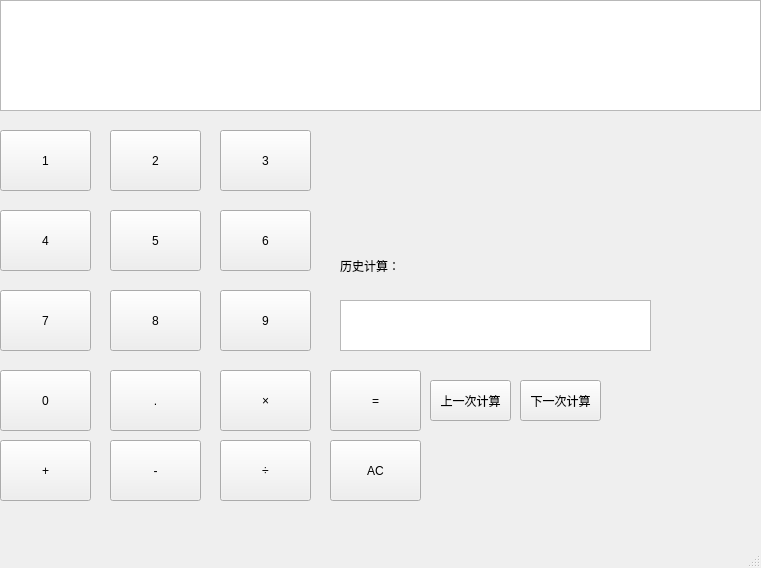
<?xml version="1.0" encoding="UTF-8"?>
<ui version="4.0">
 <class>MainWindow</class>
 <widget class="QMainWindow" name="MainWindow">
  <property name="geometry">
   <rect>
    <x>0</x>
    <y>0</y>
    <width>761</width>
    <height>568</height>
   </rect>
  </property>
  <property name="windowTitle">
   <string>MainWindow</string>
  </property>
  <widget class="QWidget" name="centralwidget">
   <widget class="QPushButton" name="pushButton3">
    <property name="geometry">
     <rect>
      <x>220</x>
      <y>130</y>
      <width>91</width>
      <height>61</height>
     </rect>
    </property>
    <property name="text">
     <string>3</string>
    </property>
   </widget>
   <widget class="QPushButton" name="pushButton5">
    <property name="geometry">
     <rect>
      <x>110</x>
      <y>210</y>
      <width>91</width>
      <height>61</height>
     </rect>
    </property>
    <property name="text">
     <string>5</string>
    </property>
   </widget>
   <widget class="QPushButton" name="pushButtonsubdot">
    <property name="geometry">
     <rect>
      <x>110</x>
      <y>370</y>
      <width>91</width>
      <height>61</height>
     </rect>
    </property>
    <property name="text">
     <string>.</string>
    </property>
   </widget>
   <widget class="QPushButton" name="pushButtonsub">
    <property name="geometry">
     <rect>
      <x>110</x>
      <y>440</y>
      <width>91</width>
      <height>61</height>
     </rect>
    </property>
    <property name="text">
     <string>-</string>
    </property>
   </widget>
   <widget class="QPushButton" name="pushButton1">
    <property name="geometry">
     <rect>
      <x>0</x>
      <y>130</y>
      <width>91</width>
      <height>61</height>
     </rect>
    </property>
    <property name="text">
     <string>1</string>
    </property>
    <property name="shortcut">
     <string>1</string>
    </property>
   </widget>
   <widget class="QPushButton" name="pushButton9">
    <property name="geometry">
     <rect>
      <x>220</x>
      <y>290</y>
      <width>91</width>
      <height>61</height>
     </rect>
    </property>
    <property name="text">
     <string>9</string>
    </property>
   </widget>
   <widget class="QTextEdit" name="textEdit">
    <property name="geometry">
     <rect>
      <x>0</x>
      <y>0</y>
      <width>761</width>
      <height>111</height>
     </rect>
    </property>
   </widget>
   <widget class="QPushButton" name="pushButton8">
    <property name="geometry">
     <rect>
      <x>110</x>
      <y>290</y>
      <width>91</width>
      <height>61</height>
     </rect>
    </property>
    <property name="text">
     <string>8</string>
    </property>
   </widget>
   <widget class="QPushButton" name="pushButtondiv">
    <property name="geometry">
     <rect>
      <x>220</x>
      <y>440</y>
      <width>91</width>
      <height>61</height>
     </rect>
    </property>
    <property name="text">
     <string>÷</string>
    </property>
   </widget>
   <widget class="QTextEdit" name="textEditBef">
    <property name="geometry">
     <rect>
      <x>340</x>
      <y>300</y>
      <width>311</width>
      <height>51</height>
     </rect>
    </property>
   </widget>
   <widget class="QPushButton" name="pushButtonac">
    <property name="geometry">
     <rect>
      <x>330</x>
      <y>440</y>
      <width>91</width>
      <height>61</height>
     </rect>
    </property>
    <property name="text">
     <string>AC</string>
    </property>
   </widget>
   <widget class="QPushButton" name="pushButtonplus">
    <property name="geometry">
     <rect>
      <x>0</x>
      <y>440</y>
      <width>91</width>
      <height>61</height>
     </rect>
    </property>
    <property name="text">
     <string>+</string>
    </property>
   </widget>
   <widget class="QLabel" name="label">
    <property name="geometry">
     <rect>
      <x>340</x>
      <y>250</y>
      <width>91</width>
      <height>31</height>
     </rect>
    </property>
    <property name="text">
     <string>历史计算：</string>
    </property>
   </widget>
   <widget class="QPushButton" name="pushButtonlast">
    <property name="geometry">
     <rect>
      <x>430</x>
      <y>380</y>
      <width>81</width>
      <height>41</height>
     </rect>
    </property>
    <property name="text">
     <string>上一次计算</string>
    </property>
   </widget>
   <widget class="QPushButton" name="pushButton7">
    <property name="geometry">
     <rect>
      <x>0</x>
      <y>290</y>
      <width>91</width>
      <height>61</height>
     </rect>
    </property>
    <property name="text">
     <string>7</string>
    </property>
   </widget>
   <widget class="QPushButton" name="pushButton0">
    <property name="geometry">
     <rect>
      <x>0</x>
      <y>370</y>
      <width>91</width>
      <height>61</height>
     </rect>
    </property>
    <property name="text">
     <string>0</string>
    </property>
   </widget>
   <widget class="QPushButton" name="pushButton4">
    <property name="geometry">
     <rect>
      <x>0</x>
      <y>210</y>
      <width>91</width>
      <height>61</height>
     </rect>
    </property>
    <property name="text">
     <string>4</string>
    </property>
   </widget>
   <widget class="QPushButton" name="pushButtonequ">
    <property name="geometry">
     <rect>
      <x>330</x>
      <y>370</y>
      <width>91</width>
      <height>61</height>
     </rect>
    </property>
    <property name="text">
     <string>=</string>
    </property>
   </widget>
   <widget class="QPushButton" name="pushButtonnext">
    <property name="geometry">
     <rect>
      <x>520</x>
      <y>380</y>
      <width>81</width>
      <height>41</height>
     </rect>
    </property>
    <property name="text">
     <string>下一次计算</string>
    </property>
   </widget>
   <widget class="QPushButton" name="pushButton2">
    <property name="geometry">
     <rect>
      <x>110</x>
      <y>130</y>
      <width>91</width>
      <height>61</height>
     </rect>
    </property>
    <property name="text">
     <string>2</string>
    </property>
    <property name="shortcut">
     <string>2</string>
    </property>
   </widget>
   <widget class="QPushButton" name="pushButtonmul">
    <property name="geometry">
     <rect>
      <x>220</x>
      <y>370</y>
      <width>91</width>
      <height>61</height>
     </rect>
    </property>
    <property name="text">
     <string>×</string>
    </property>
   </widget>
   <widget class="QPushButton" name="pushButton6">
    <property name="geometry">
     <rect>
      <x>220</x>
      <y>210</y>
      <width>91</width>
      <height>61</height>
     </rect>
    </property>
    <property name="text">
     <string>6</string>
    </property>
   </widget>
  </widget>
  <widget class="QMenuBar" name="menubar">
   <property name="geometry">
    <rect>
     <x>0</x>
     <y>0</y>
     <width>761</width>
     <height>26</height>
    </rect>
   </property>
  </widget>
  <widget class="QStatusBar" name="statusbar"/>
 </widget>
 <resources/>
 <connections/>
</ui>
